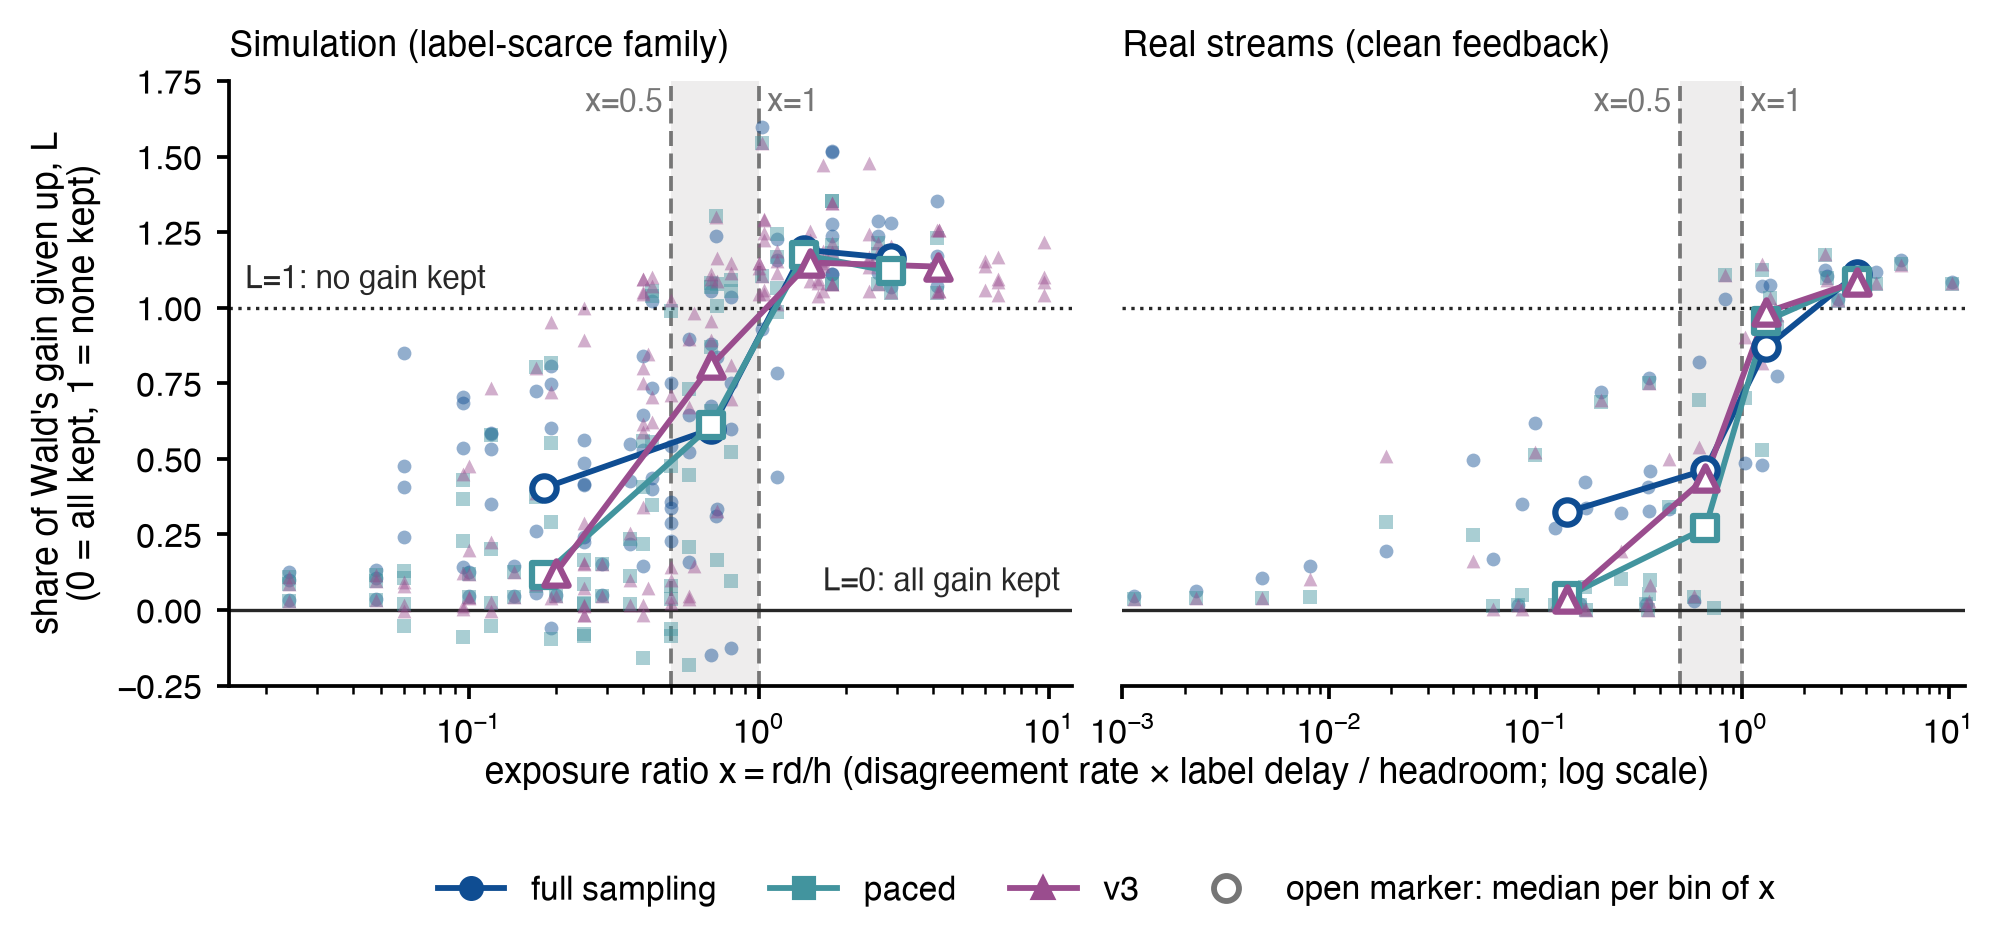

Write the Python code that produced this figure.
"""Appendix version of the regime map (all points, all arms). Figure 2: cost of the guarantee L against exposure ratio x = r d / h (exposure_ratio_test.json)."""
import sys
from pathlib import Path

import numpy as np

sys.path.insert(0, str(Path(__file__).resolve().parent))
import matplotlib.pyplot as plt
from matplotlib.lines import Line2D
from style import ARM_STYLE, PALETTE as P, RES, WIDTH, apply_style, load_json, panel_label, save

ex = load_json(RES / "exposure_ratio_test.json")
rows = ex["rows"]
BINS = [(0.0, 0.5, "[0,0.5)"), (0.5, 1.0, "[0.5,1)"), (1.0, 2.0, "[1,2)"), (2.0, np.inf, "[2,inf)")]

apply_style(8.5)
fig, axes = plt.subplots(1, 2, figsize=(WIDTH, 3.1), sharey=True, gridspec_kw=dict(wspace=0.06))
meds = {}
for ax, (src, title) in zip(axes, (("scarce", "Simulation (label-scarce family)"), ("real", "Real streams (clean feedback)"))):
    ax.axvspan(0.5, 1.0, color=P["neutral"], alpha=0.35, lw=0)
    ax.axvline(0.5, color=P["grey"], lw=0.9, ls=(0, (4, 2)))
    ax.axvline(1.0, color=P["grey"], lw=0.9, ls=(0, (4, 2)))
    ax.axhline(0.0, color=P["dark"], lw=0.8)
    ax.axhline(1.0, color=P["dark"], lw=0.8, ls=":")
    for arm, (lab, col, mk) in ARM_STYLE.items():
        pts = [(r["x"], r["L"]) for r in rows if r["source"] == src and r["arm"] == arm]
        x, L = np.array(pts).T
        ax.scatter(x, L, s=11, color=col, marker=mk, alpha=0.45, linewidths=0, zorder=3)
        bx, by = [], []
        for lo, hi, key in BINS:
            m = (x >= lo) & (x < hi)
            bx.append(np.exp(np.median(np.log(x[m])))); by.append(np.median(L[m]))
            meds[(src, arm, key)] = (int(m.sum()), float(np.median(L[m])))
        ax.plot(bx, by, color=col, lw=1.4, zorder=4)
        ax.scatter(bx, by, s=34, color="white", edgecolor=col, marker=mk, linewidths=1.5, zorder=5)
    ax.set_xscale("log"); ax.set_xlim(1.5e-2 if src == "scarce" else 1e-3, 12); ax.set_ylim(-0.25, 1.75)
    ax.set_title(title, loc="left", fontsize=8.5)
    ax.text(0.5, 1.68, "$x$=0.5 ", ha="right", va="center", fontsize=7.5, color=P["grey"], rotation=0)
    ax.text(1.0, 1.68, " $x$=1", ha="left", va="center", fontsize=7.5, color=P["grey"])
axes[0].set_ylabel("share of Wald's gain given up, $L$\n(0 = all kept, 1 = none kept)")
axes[0].text(1.7e-2, 1.04, "$L$=1: no gain kept", fontsize=7.5, color=P["dark"], va="bottom")
axes[0].text(11, 0.04, "$L$=0: all gain kept", fontsize=7.5, color=P["dark"], va="bottom", ha="right")
axes[1].tick_params(axis="y", left=False)
axes[1].spines["left"].set_visible(False)
handles = [Line2D([], [], color=c, marker=m, lw=1.4, ms=5, label=l) for l, c, m in ARM_STYLE.values()]
handles.append(Line2D([], [], color=P["grey"], marker="o", mfc="white", mew=1.4, lw=0, ms=6, label="open marker: median per bin of $x$"))
fig.subplots_adjust(bottom=0.27, top=0.92, left=0.1, right=0.99)
fig.text(0.545, 0.175, "exposure ratio $x=rd/h$ (disagreement rate $\\times$ label delay / headroom; log scale)", fontsize=8.5, ha="center", va="center")
fig.legend(handles=handles, loc="lower center", ncol=4, bbox_to_anchor=(0.55, 0.0), fontsize=8, columnspacing=1.6)
save(fig, "regime_map_full")
for k, v in meds.items():
    print(k, v)
for k, v in ex["summary"]["bins"].items():
    src, arm = k.split("/")
    for _, _, key in BINS:
        n, med = meds[(src, arm, key)]
        assert n == v[key]["n"] and abs(med - v[key]["median_L"]) < 1e-9, (k, key, n, med, v[key])
print("bins match exposure_ratio_test.json summary")
